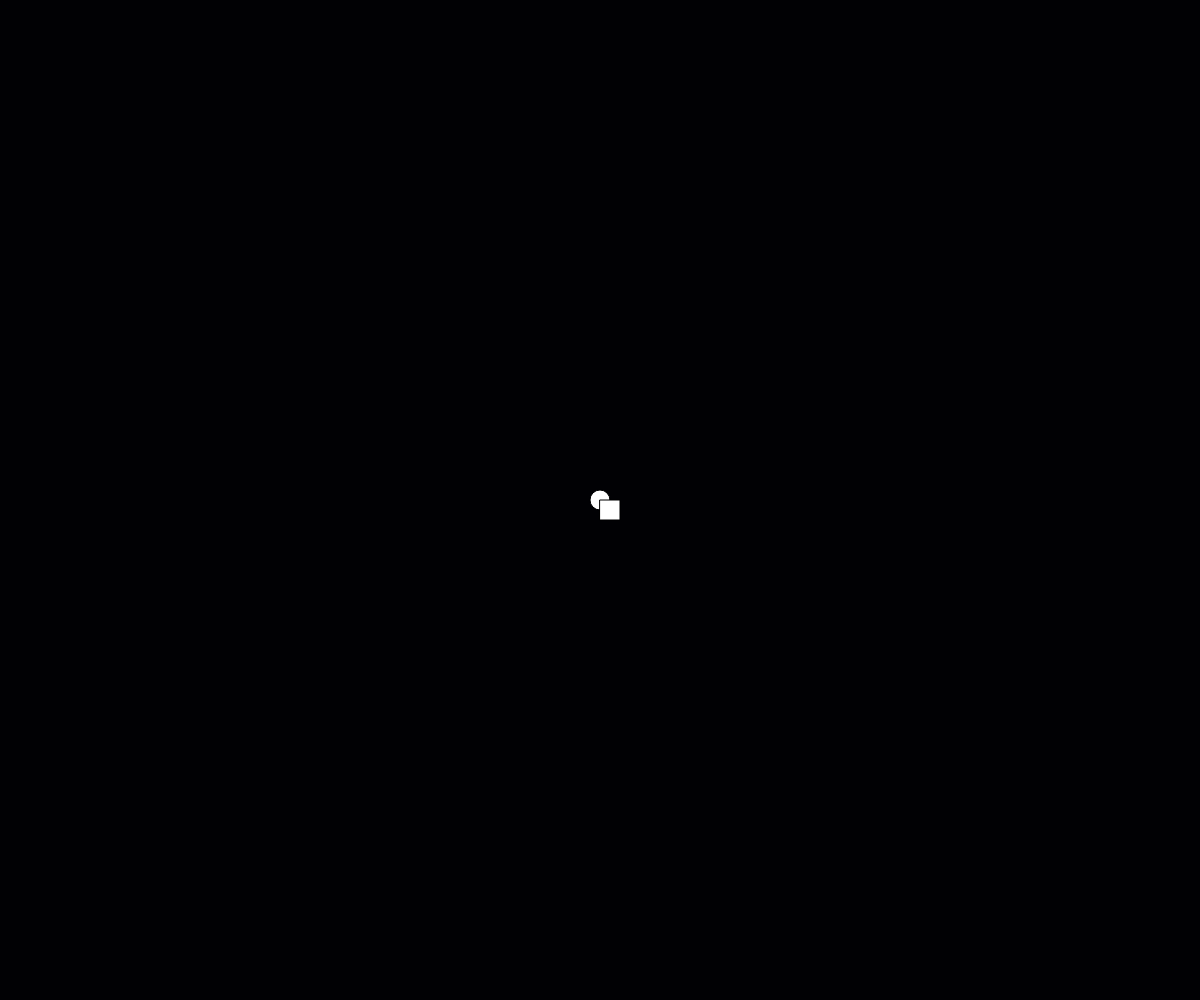
Frame 1 (no input)
Frame 60 (no input): identical to frame 1, image omitted
Frame 120 (the mouse pressed at the canvas centre since frame 60): identical to frame 1, image omitted

The p5.js sketch that drew this single still picture (run headless with seeded random() and noise() and a simulated clock; from frame 60 on, the mouse is pressed at the canvas centre):

// p5.js sketch
// ── sketch.js
let x, y;
let colores = ["black","red","green","orange","purple"];
let color = "#010104";

function setup() {
  createCanvas(windowWidth,windowHeight);
  frameRate(3000);
  background(160);
  x = width / 2;
  y = height / 2;
}

function draw() {
  if(keyIsDown(LEFT_ARROW)){
    x -= 5;
  } 
  if(keyIsDown(RIGHT_ARROW)){
    x += 5;
  } 
  if(keyIsDown(UP_ARROW)){
    y -= 5;
  } 
  if(keyIsDown(DOWN_ARROW)){
    y += 5;
  }
  background(color);
  circle(x,y,20);
  rect(x,y,20,20)
}
